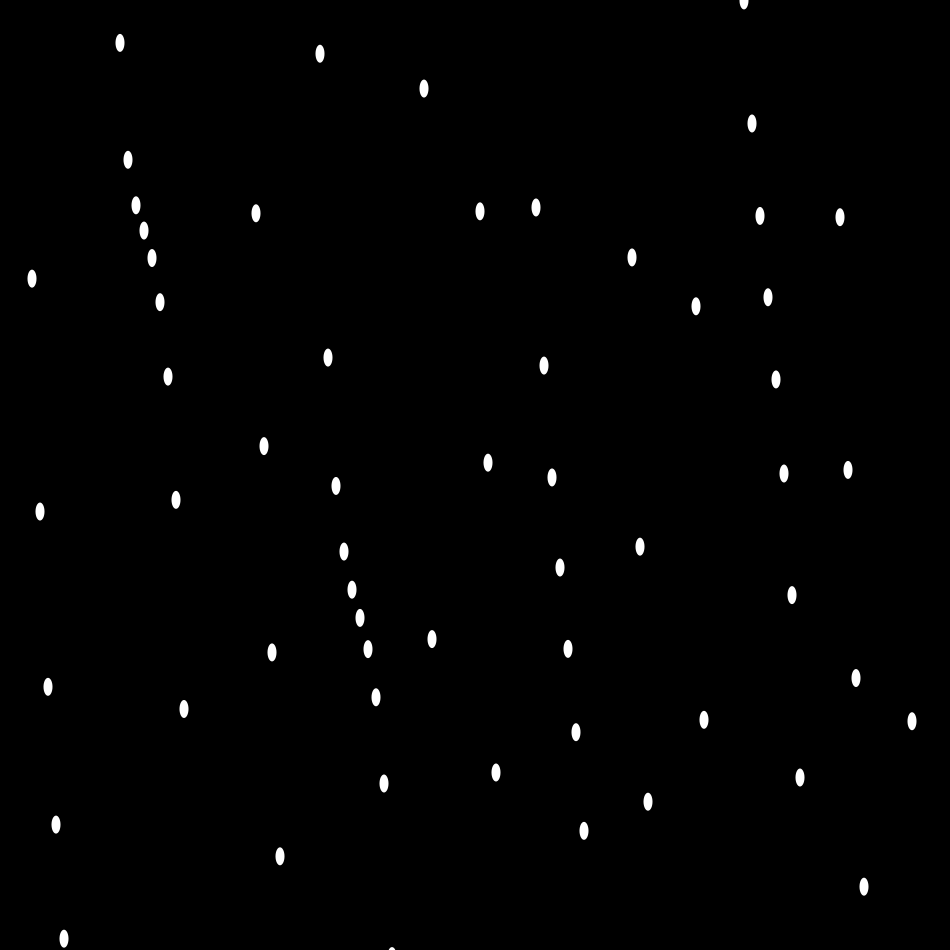
Frame 1 (no input)
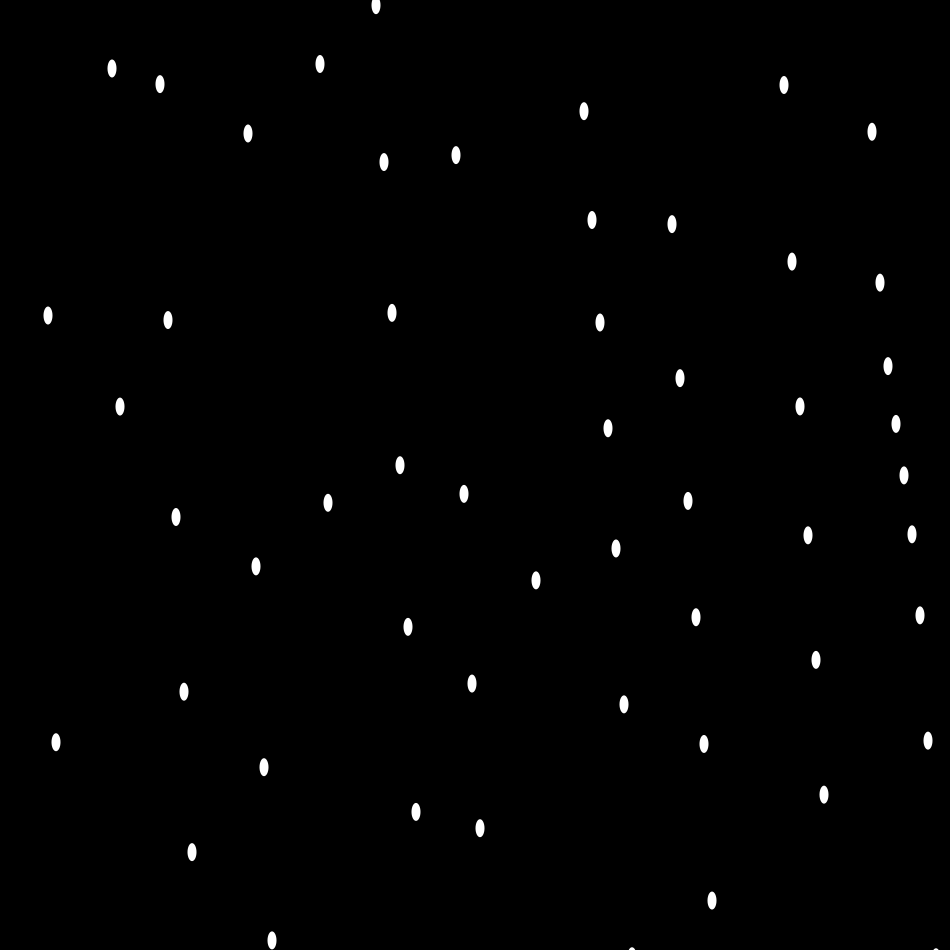
Frame 60 (the mouse pressed at the canvas centre just before this capture)
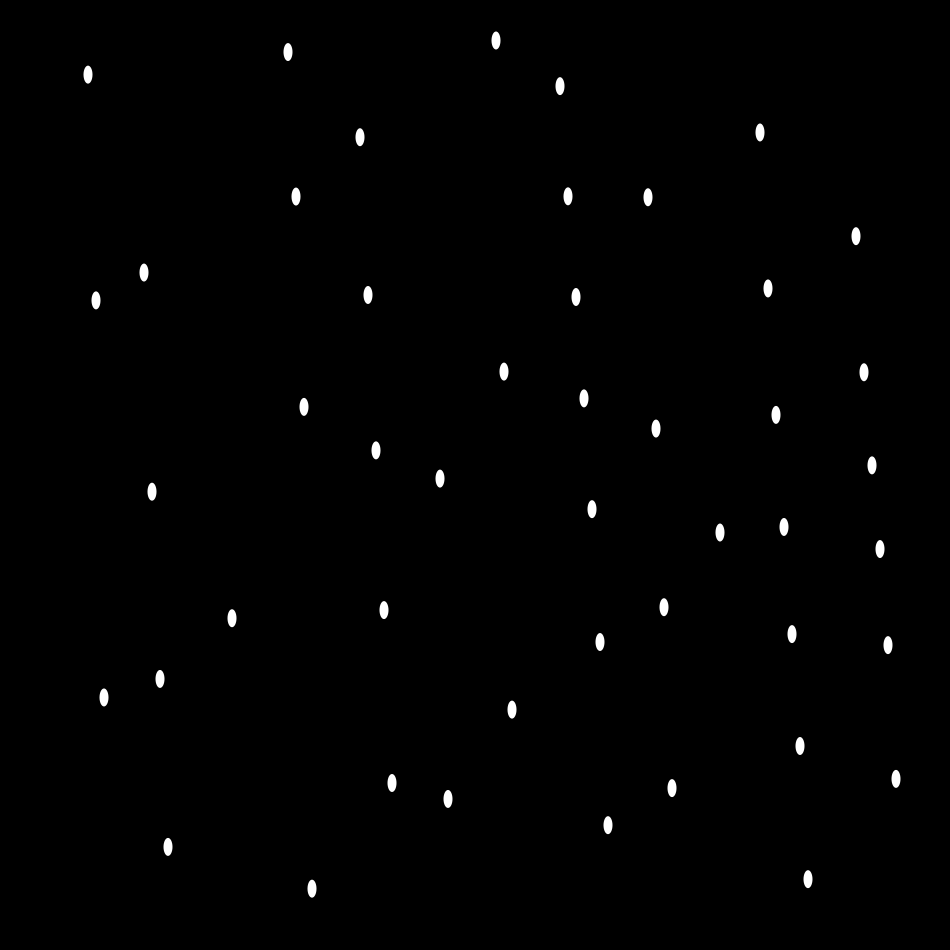
Frame 120 (the mouse held since frame 60 and released just before this capture)

The Processing sketch that drew these frames (run headless with seeded random() and noise(); from frame 60 on, the mouse is pressed at the canvas centre):

// Processing sketch: processing_96770
// ── processing_96770.pde


 
int xspacing = 8;   // How far apart should each horizontal location be spaced
int w;              // Width of entire wave
int maxwaves = 4;   // total # of waves to add together

float theta = 0.0;
float[] amplitude = new float[maxwaves];   // Height of wave
float[] dx = new float[maxwaves];          // Value for incrementing X, to be calculated as a function of period and xspacing
float[] yvalues;                           // Using an array to store height values for the wave (not entirely necessary)

void setup() {
  size(950, 950);
  frameRate(4000);
  colorMode(RGB, 255, 5, 5, 1);
  w = width + 1;

  for (int i = 0; i < maxwaves; i++) {
    amplitude[i] = random(80,300);
    float period = random(20,800); // How many pixels before the wave repeats
    dx[i] = (TWO_PI / period) * xspacing;
  }

  yvalues = new float[w/xspacing];
}

void draw() {
  background(0);
  calcWave();
  renderWave();
}

void calcWave() {
  // Increment theta (try different values for 'angular velocity' here
  theta += 80.12;

  // Set all height values to zero
  for (int i = 0; i < yvalues.length; i++) {
    yvalues[i] = 0;
  }
 
  // Accumulate wave height values
  for (int j = 0; j < maxwaves; j++) {
    float x = theta;
    for (int i = 0; i < yvalues.length; i++) {
      // Every other wave is cosine instead of sine
      if (j % 2 == 0)  yvalues[i] += cos(x)*amplitude[j];
      else yvalues[i] += tan(x)*amplitude[j];
      x+=dx[j];
    }
  }
}

void renderWave() {
  // A simple way to draw the wave with an ellipse at each location
  noStroke();
  fill(255,50);
  ellipseMode(CENTER);
  for (int x = 0; x < yvalues.length; x++) {
    ellipse(x*xspacing,width/2+yvalues[x],9,18);
  }
}
